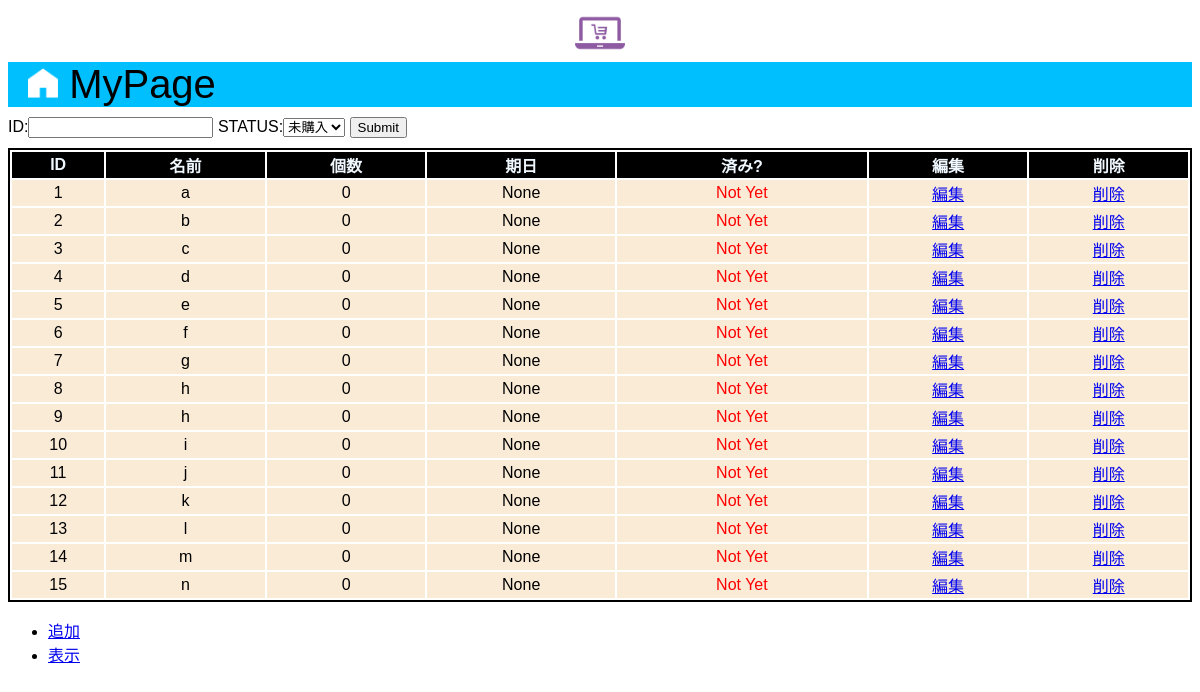
/shoppinglist/list/, run on an earlier commit of the app's database.
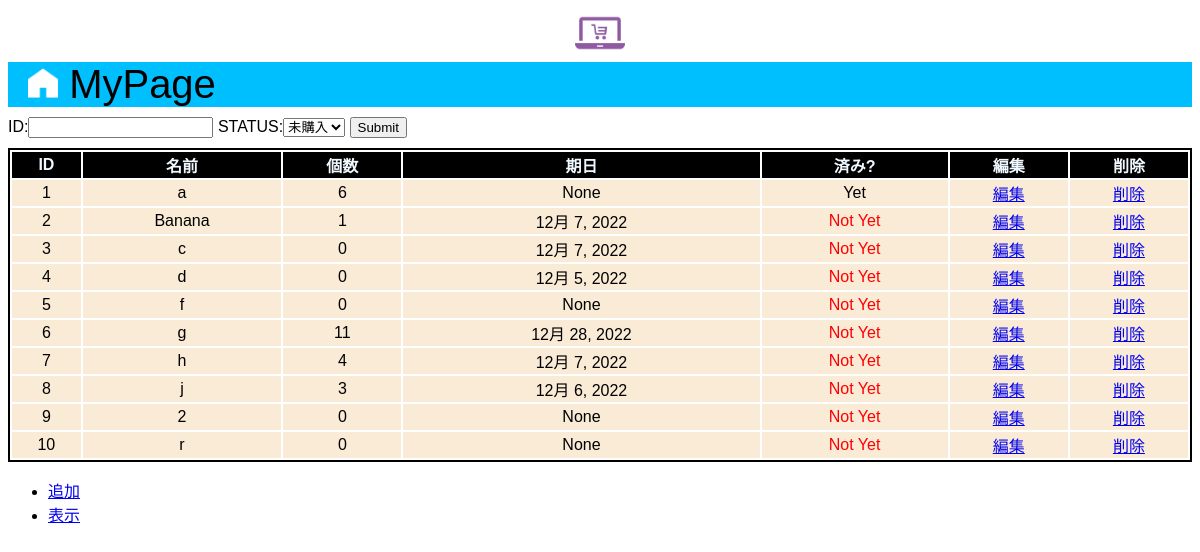
And on a later commit of the database.
### shoppinglist/models.py (models this page shows, shortened)
class Item(models.Model):
    name = models.CharField(max_length=100)
    item_url= models.URLField(blank=True,null=True)
    count = models.PositiveIntegerField(default=0)
    buy_date= models.DateField(blank=True,null=True)
    shop = models.ForeignKey(Shop,blank=True,null=True,verbose_name='shop', on_delete=models.PROTECT)
    buy = models.BooleanField(default=False)

### shoppinglist/views.py (the view, shortened to what this page needs)
# urls.py: path('list/',ItemList.as_view(),name='list'),
class ItemList(ListView):
    model = Item
    def get_context_data(self, **kwargs):
        context = super().get_context_data(**kwargs)
        context['form'] = ItemBuy()
        return context

### shoppinglist/forms.py
class ItemBuy(forms.Form):
    status = (
        (0,'未購入'),
        (1,'購入')
        )
    item_id = forms.IntegerField(label='ID')
    item_status = forms.ChoiceField(label='STATUS',widget=forms.Select,choices=status)

### shoppinglist/templates/shoppinglist/item_list.html (shortened to what this page needs)
{% extends "base.html" %}
{% block main %}
<div class="func">
	<form action="{% url 'shoppinglist:list' %}" method="post">
		{{ form }}
		<input type="submit"/>
		</form>
</div>
<table class="table">
	<thead class="table-dark">
		<tr>
			<th>ID</th>
			<th>名前</th>
			<th>個数</th>
			<th>期日</th>
			<th>済み?</th>
			<th>編集</th>
			<th>削除</th>
			</tr>
		</thead>
<tbody>
{% for item in object_list%}
	<tr>
		<td scope="row">{{ item.id }}</td>
		<td >{{ item.name }}</td>
		<td>{{ item.count}}</td>
		<td>{{ item.buy_date}}</td>
		<td>{% if item.buy == False %} <font color='red'>Not Yet</font> {% endif %}{% if item.buy == True %} Yet {% endif %}</td>
		<td><a href="{% url 'shoppinglist:edit' item.id %}">編集</a></td>
		<td><a href="{% url 'shoppinglist:delete' item.id %}">削除</a></td>
	</tr>
{% endfor%}
</tbody>
</table>
<ul>
	<li><a href="{% url 'shoppinglist:add' %}">追加</a></li>
	<li><a href="{% url 'shoppinglist:show' %}">表示</a></li>
</ul>
{% endblock%}

### templates/base.html (shortened to what this page needs)
{% load static%}
<!doctype html>
<html lang="ja">
<head>
	<link rel="stylesheet"href="{% static '/css/base.css'%}">
</head>
<body>
	<header>
		<div class = "logo">
			<img src = "{% static "/images/shopping.png"%}" width="50">
		</div>
	</header>
	<div class="container">
	<nav class="nav">
		<div class="navbar-brand">
			<img src="{% static "/images/home.png"%}" width="30">
			MyPage</div>
	</nav>
	</div>
	{% block main %}{% endblock %}
</body>
</html>

### static/css/base.css (style rules this page uses)
body { background-color: white; font-family:'Gill Sans', 'Gill Sans MT', Calibri, 'Trebuchet MS', sans-serif; }
header { width: 100%; background-color: white; }
.func { margin-top: 10px; margin-bottom: 10px; }
thead { background-color: black; color: aliceblue; }
tbody { border-color:black ; border-style: solid; background-color: antiquewhite; }
tr { border-color:black ; border-style: solid; text-align: center; }
.table { width: 100%; border-style:solid ; border-width:2px ; border-color:black ; }
.logo { text-align: center; }
.navbar-brand { font-size: 40px; padding-left: 20px; background-color: deepskyblue; font-family: Arial, Helvetica, sans-serif; }

What changed in the data, as far as the page shows it:
removed Item: id "11", name "j", count "0", buy_date "None", buy "Not Yet"
removed Item: id "12", name "k", count "0", buy_date "None", buy "Not Yet"
removed Item: id "13", name "l", count "0", buy_date "None", buy "Not Yet"
removed Item: id "14", name "m", count "0", buy_date "None", buy "Not Yet"
removed Item: id "15", name "n", count "0", buy_date "None", buy "Not Yet"
changed Item id 1: count "0" → "6"; buy "Not Yet" → "Yet"
changed Item id 2: name "b" → "Banana"; count "0" → "1"; buy_date "None" → "12月 7, 2022"
changed Item id 3: buy_date "None" → "12月 7, 2022"
changed Item id 4: buy_date "None" → "12月 5, 2022"
changed Item id 5: name "e" → "f"
changed Item id 6: name "f" → "g"; count "0" → "11"; buy_date "None" → "12月 28, 2022"
changed Item id 7: name "g" → "h"; count "0" → "4"; buy_date "None" → "12月 7, 2022"
changed Item id 8: name "h" → "j"; count "0" → "3"; buy_date "None" → "12月 6, 2022"
changed Item id 9: name "h" → "2"
changed Item id 10: name "i" → "r"
